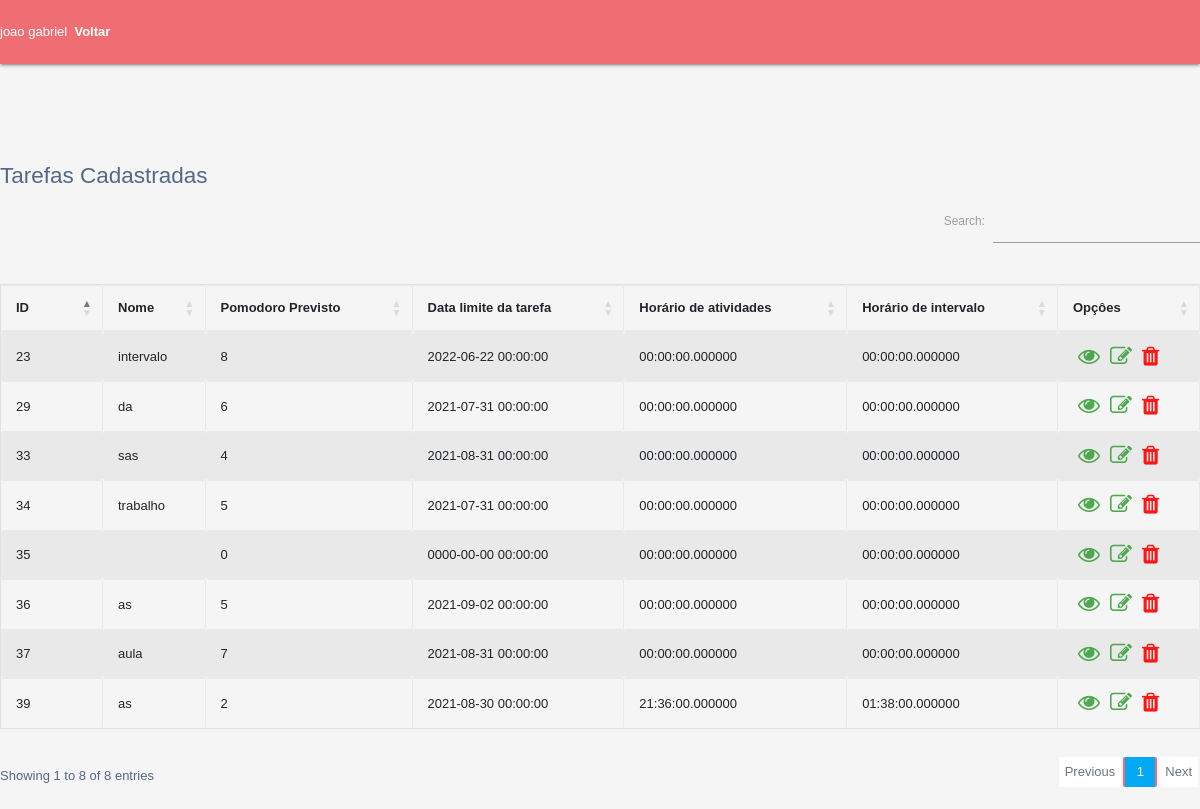
/relatorio.php (signed in), run on the app's committed database.
### tables this page shows
CREATE TABLE `tarefa` (
  `id` int(11) NOT NULL,
  `nome` varchar(85) NOT NULL,
  `previsto` int(55) NOT NULL,
  `data` datetime NOT NULL,
  `Atividade` time(6) NOT NULL,
  `intervalo` time(6) NOT NULL
);

### relatorio.php (the view, shortened to what this page needs)
<!DOCTYPE HTML>
<html>
<head>
        <link rel="stylesheet" href="https://cdnjs.cloudflare.com/ajax/libs/materialize/1.0.0/css/materialize.min.css">
        <link rel="stylesheet" href="https://cdnjs.cloudflare.com/ajax/libs/font-awesome/4.7.0/css/font-awesome.css">
        <link rel="stylesheet" href="https://cdnjs.cloudflare.com/ajax/libs/twitter-bootstrap/4.5.2/css/bootstrap.css">
        <link rel="stylesheet" href="https://cdn.datatables.net/1.10.22/css/dataTables.bootstrap4.min.css">
        <link rel="stylesheet" href="https://cdn.datatables.net/buttons/1.6.4/css/buttons.bootstrap4.min.css">
        <link rel="stylesheet" href="css/formulario.css">
    </head>
    <body>
        <nav>
           <div>
           <?php
                echo $_SESSION["user"];
                echo "<a href='pomodoro.php' style='text-decoration: none; font-weight: bold;'>&nbsp;&nbsp;Voltar</a>";
            ?>
            </div>
        </nav>
        <body>
    <div class="container">
        <div class="row">
            <div class="col-12">
            <br><br>
   </div>
        </div>
           </div>
        <section>
        <br/><br/>
                <table id="example" class="table table-striped table-bordered" style="width:100%">
                    <thead>
                     <?php
                       include("conecta.php");
                       echo "<h4>Tarefas Cadastradas</h4>";
                       $sql = mysqli_query($conn, "SELECT * FROM tarefa")
                       ?>
                    <tr>
                                <th>ID</th>
                                <th>Nome</th>
                                <th>Pomodoro Previsto</th>
                                <th>Data limite da tarefa</th>
                                <th>Horário de atividades</th>
                                <th>Horário de intervalo</th>
                                <th>Opçôes</th>
                    </tr>
                    </thead>
                    <tbody>
                     <?php
                    while($tarefa = mysqli_fetch_array($sql)){
                     ?>
                    <tr>
                      <td><?= $tarefa['id'] ;?></td>
                      <td><?= $tarefa['nome'] ;?></td>
                      <td><?= $tarefa['previsto'] ;?>
                      <td><?= $tarefa['data']; ?></td>
                      <td><?= $tarefa['Atividade']; ?></td>
                      <td><?= $tarefa['intervalo']; ?></td>
                      <td>
                      <?php
                      echo "<a href='tarefaver.php?id=". $tarefa['id'] ."' title='Ver tarefa' data-toggle='tooltip'> <i class='fa fa-eye' aria-hidden='true' style='color:#3ca23c;'></i></a>";
                      echo "<a href='tarefaedita.php?id=". $tarefa['id'] ."' title='Editar tarefa' data-toggle='tooltip'> <i class='fa fa-edit' aria-hidden='true' style='color:#3ca23c;'></i></a>";
                      echo "<a href='apagatarefa.php?id=". $tarefa['id'] ."' title='Apagar tarefa' data-toggle='tooltip'> <i class='fa fa-trash' aria-hidden='true' style='color:red;'></i></a>";
                      ?>
                    </td>
                    </tr>
                    <?php
                       }
                    ?>
                    </tbody>
                </table>
        </section>
        </body>
</html>

### css/formulario.css (style rules this page uses)
body { color: #566787; background: #f5f5f5; font-family: 'Varela Round', sans-serif; font-size: 13px; }
table.table tr th, table.table tr td { border-color: #e9e9e9; padding: 12px 15px; vertical-align: middle; }
table.table tr th:first-child { width: 60px; }
table.table tr th:last-child { width: 100px; }
table.table-striped tbody tr:nth-of-type(odd) { background-color: #fcfcfc; }
table.table td:last-child i { opacity: 0.9; font-size: 22px; margin: 0 5px; }
table.table td a { font-weight: bold; color: #566787; display: inline-block; text-decoration: none; outline: none !important; }
table.table td i { font-size: 19px; }

### data on the page
tarefa: id "23", nome "intervalo", previsto "8", data "2022-06-22 00:00:00", Atividade "00:00:00.000000", intervalo "00:00:00.000000"
tarefa: id "29", nome "da", previsto "6", data "2021-07-31 00:00:00", Atividade "00:00:00.000000", intervalo "00:00:00.000000"
tarefa: id "33", nome "sas", previsto "4", data "2021-08-31 00:00:00", Atividade "00:00:00.000000", intervalo "00:00:00.000000"
tarefa: id "34", nome "trabalho", previsto "5", data "2021-07-31 00:00:00", Atividade "00:00:00.000000", intervalo "00:00:00.000000"
tarefa: id "35", previsto "0", data "0000-00-00 00:00:00", Atividade "00:00:00.000000", intervalo "00:00:00.000000"
tarefa: id "36", nome "as", previsto "5", data "2021-09-02 00:00:00", Atividade "00:00:00.000000", intervalo "00:00:00.000000"
tarefa: id "37", nome "aula", previsto "7", data "2021-08-31 00:00:00", Atividade "00:00:00.000000", intervalo "00:00:00.000000"
tarefa: id "39", nome "as", previsto "2", data "2021-08-30 00:00:00", Atividade "21:36:00.000000", intervalo "01:38:00.000000"

### other printed values
$_SESSION["user"] "joao gabriel"
